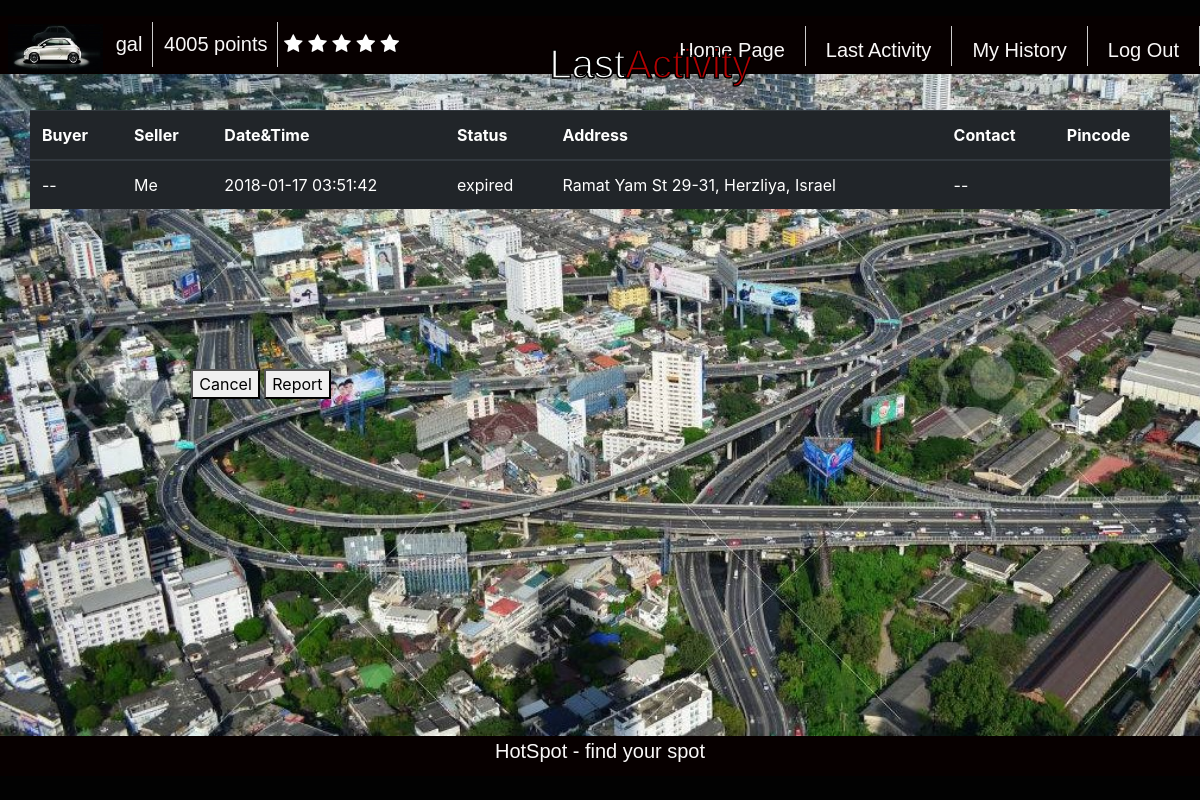
Page /last_activity/ (signed in) on the committed database.
### polls/models.py (models this page shows, shortened)
class Purchase(models.Model):
	buyer_id	= models.IntegerField(default=-1) 	# user id
	seller_id	= models.IntegerField(default=-1) 	# user id
	cost 		= models.IntegerField(default=10)
	parking_time 	= models.CharField(max_length=200, default="") #  max 30 minutes from the offering time
	status 		= models.CharField(max_length=200, default="available") # available, in process, done, canceled, expired etc.
	parking_rate 	= models.DecimalField(max_digits=3,decimal_places=2,default=Decimal('0.0000'))
	target_address_lat = models.CharField(max_length=2000)
	target_address_lng = models.CharField(max_length=2000)
	parking_address = models.CharField(default='Tel Aviv', max_length=200) #string. full address
	parking_address_lat = models.CharField(max_length=2000)
	parking_address_lng = models.CharField(max_length=2000)
	lock 			= threading.Lock()
	cond 			= threading.Condition(threading.Lock())
	pin_code		= models.CharField(max_length=2000, default="-1")
	attempt_failure = models.IntegerField(default=0)
	parking_actual_rank = models.DecimalField(max_digits=3,decimal_places=2,default=Decimal('0.0000'))

### polls/views.py (the view)
# urls.py: url(r'^last_activity/$', views.call_last_activity, name='call_last_activity'),
def call_last_activity(request):
	update_user_spots_status(request.user.pk)
	last_activity = getUserLastActivity(request.user.pk)
	if (last_activity == None):
		last_activity = ["", "", "", "", "", "", "", "-1"]
		return render(request, 'polls/last_activity.html', {'last_activity':last_activity, 'user_points':User.objects.get(pk=request.user.pk).profile.points, 'user_rating':User.objects.get(pk=request.user.pk).profile.rating})
	if (minutes_elapsed(last_activity.parking_time) > 0 and last_activity.status == ParkingStatus.AVAILABLE):
		last_activity.status = ParkingStatus.EXPIRED
		last_activity.save()
	seller_username = (User.objects.get(pk = last_activity.seller_id)).username
	if (last_activity.buyer_id == -1):
		buyer_username = "--"
		contact = "--"
	else:
		buyer_username = (User.objects.get(pk = last_activity.buyer_id)).username
		contact = (User.objects.get(pk = last_activity.buyer_id)).profile.phone_number
	if (last_activity.seller_id == request.user.pk):
		seller_username = "Me"
		pincode = ""
	else:
		buyer_username = "Me"
		contact = (User.objects.get(pk = last_activity.seller_id)).profile.phone_number
		pincode = last_activity.pin_code
	last_activity = [buyer_username, seller_username, last_activity.parking_time, last_activity.status, last_activity.parking_address, contact, pincode, last_activity.pk]
	return render(request, 'polls/last_activity.html', {'last_activity':last_activity, 'user_points':User.objects.get(pk=request.user.pk).profile.points, 'user_rating':User.objects.get(pk=request.user.pk).profile.rating})

### polls/views.py (called while the page is built)
def getAllUserActivities(user_pk):
	'''
	get all purchases user with pk = user_pk took part in as buyer or seller
	'''
	sell_purchases = Purchase.objects.filter(seller_id = user_pk)
	buy_purchases = Purchase.objects.filter(buyer_id = user_pk)
	all_purchases = list(sell_purchases)  + list(buy_purchases)
	return all_purchases

def getUserLastActivity(user_pk):
	'''
	get last activity user took part in
	'''
	update_user_spots_status (user_pk)
	all_purchase = getAllUserActivities(user_pk)
	max_pk = 0
	last_activity = None
	for purchase in all_purchase:
		if (purchase.pk > max_pk):
			max_pk = purchase.pk
			last_activity = purchase
	return last_activity

def update_user_spots_status(user_id):
	'''
	iterate all over purchases  the user participated in and if
	passed the parking due time change status to expired
	'''
	all_user_spot = getAllUserActivities(user_id)
	for spot in all_user_spot:
		if (spot.status == ParkingStatus.AVAILABLE):# or spot.status == ParkingStatus.IN_PROCESS):
			if (minutes_elapsed(spot.parking_time) > 0):
				spot.status = ParkingStatus.EXPIRED
				print(ParkingStatus.EXPIRED)
				spot.save()

def minutes_elapsed(last_failure_in_string):
	"""
		Return True if user is still in timeout
	"""
	last_failure_in_datetime = datetime.datetime.strptime(last_failure_in_string, "%Y-%m-%d %H:%M:%S")
	diff = (datetime.datetime.now() - last_failure_in_datetime)
	return (diff.total_seconds() / 60)

### polls/templates/polls/last_activity.html (shortened to what this page needs)
<!DOCTYPE html>
<html>
 {% load static %}
    <link rel="stylesheet" type="text/css" href="{% static "polls/_css/logo.css" %}">
    <link rel="stylesheet" type="text/css" href="{% static "polls/_css/last_activity.css" %}">
<head>
  <link rel="stylesheet" href="https://maxcdn.bootstrapcdn.com/bootstrap/4.0.0-beta.2/css/bootstrap.min.css">
	<link rel="stylesheet" href="https://cdnjs.cloudflare.com/ajax/libs/font-awesome/4.7.0/css/font-awesome.min.css">
</head>
<body>
	<div class="all_site">
        <div class="cover">
			<header>
				<div class="logo">
					<img src="{% static "polls/_images/cars.jpg" %}" height="49"/>
				</div>
				<pro>
					<li>{{request.user.username}}</li>
					<li>{{user_points}} points</li>
						<span id="star1" class="fa fa-star"></span>
						<span id="star2" class="fa fa-star"></span>
						<span id="star3" class="fa fa-star"></span>
						<span id="star4" class="fa fa-star"></span>
						<span id="star5" class="fa fa-star"></span>
				</pro>
				<nav>
					<ur>
						<a href="{% url 'polls:logout' %}"><li>Log Out</li></a>
						<a href="{% url 'polls:call_history' %}"><li><col>My History </col></li></a>
						<a href="{% url 'polls:call_last_activity' %}"><li>Last Activity</li></a>
						<a href="{% url 'polls:homepage' %}"><li>Home Page</li></a>
					</ur>
				</nav>
				<div class="main">
					<div class="box_txt">
						<div><h1>Last<span>Activity</span></h1></div>
					</div>
				</div>
			</header>
			<table class="table table-dark">
				<thead>
				<tr>
				<th>Buyer</th>
				<th>Seller</th>
				<th>Date&Time</th>
				<th>Status</th>
				<th>Address</th>
				<th>Contact</th>
				<th>Pincode</th>
				</tr>
				</thead>
				<tbody>
					<tr>
						<td id="buyer">{{last_activity.0}}</td>
						<td id="seller">{{last_activity.1}}</td>
						<td id="date">{{last_activity.2}}</td>
						<td id="status">{{last_activity.3}}</td>
						<td id="address">{{last_activity.4}}</td>
						<td id="contact">{{last_activity.5}}</td>
						<td id="pincode">{{last_activity.6}}</td>
					</tr>
			    </tbody>
			</table>
	<div class="buttons">
			<button type="button" id="cancel_button" title="Cancel transaction" onclick = cancelPurchase() >Cancel</button>
			<button type="button" id="report_button" title="Report other user didn't show up" onclick = reportPurchase() >Report</button>
		</div>
		</div>
        <footer>
				<p>HotSpot -  find your spot</p>
        </footer>
    </div>
	</body>
</html>

### polls/static/polls/_css/logo.css (style rules this page uses)
body { position: absolute; top: 0; left: 0; right: 0; bottom: 0; margin: 0; width:100%; height: 100%; }
header .logo { width:auto; float: left; text-align: left; margin-left:0; padding: 0.5rem; height: auto; }
header pro { width:30%; height: 50px; float: left; font-family: 'Exo', sans-serif; font-size: 20px; font-weight: 100; margin-top: 0.5%; color: #fff; }
header pro li { display:inline-block; color: rgb(250, 248, 248); padding:0 10px; vertical-align:center; text-align: center; border-right: 1px solid #ccc; line-height: 45px; margin-left:-5px; }
header nav { width:50%; height: 50px; float: right; margin-top: 10px; }
header nav ur { list-style-type: none; padding: 200; margin:auto; }
header nav ur li { display:inline-block; color: rgb(250, 248, 248); height:40px; padding:0 20px; line-height:49px; font-family: 'Exo', sans-serif; font-size: 20px; vertical-align:center; text-align: center; float: right; border-right: 1px solid #ccc; }
footer { position: relative; margin-top: 0%; float: left; width: 100%; background-color: #070000; right:0; margin-bottom: 0%; left:0; bottom:0%; font-family: 'Exo', sans-serif; font-size: 20px; height: 5%; text-align: center; color: rgb(250, 248, 248); }

### polls/static/polls/_css/last_activity.css (style rules this page uses)
.all_site { position: absolute; width: 100%; height: 100%; background-color:rgb(2, 2, 2); margin: auto; }
header { height: 8%; float: left; width:100%; background:#070000; }
.cover { position: relative; width: 100%; height: 90%; background-image:url("../_images/busy_street2.jpg"); background-size: cover; }
.buttons { z-index: 2; position: absolute; margin-top: 10%; left:10%; margin-right: 10%; width: 18em; height: 7em; }
.main { position: relative; width: 30%; float: left; margin-top: -3%; margin-left: 30%; }
.main .box_txt { margin-top: 0%; color: #fff; font-family: 'Exo', sans-serif; font-size: 25px; text-align: center; -webkit-text-stroke-width: 1.5px; -webkit-text-stroke-color: black; }
.main .box_txt span { color: #af0202 !important; }
.cover .table { position: relative; width:95%; margin-right: 0%; margin-left: 2.5%; margin-top: 15%; top:5%; }

### rows in the picture
Purchase: parking_time "2018-01-17 03:51:42", status "expired", parking_address "Ramat Yam St 29-31, Herzliya, Israel"

### other values in the picture
{{ request.user.username }} "gal"
{{ user_points }} "4005"
{{ last_activity.0 }} "--"
{{ last_activity.1 }} "Me"
{{ last_activity.5 }} "--"
